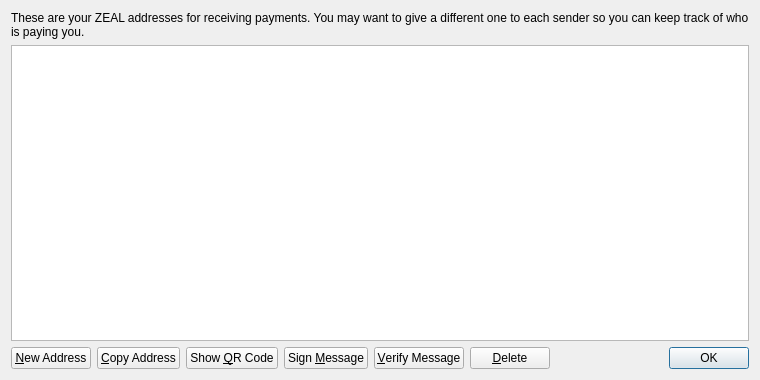
<?xml version="1.0" encoding="UTF-8"?>
<ui version="4.0">
 <class>AddressBookPage</class>
 <widget class="QWidget" name="AddressBookPage">
  <property name="geometry">
   <rect>
    <x>0</x>
    <y>0</y>
    <width>760</width>
    <height>380</height>
   </rect>
  </property>
  <property name="windowTitle">
   <string>Address Book</string>
  </property>
  <layout class="QVBoxLayout" name="verticalLayout">
   <item>
    <widget class="QLabel" name="labelExplanation">
     <property name="text">
      <string>These are your ZEAL addresses for receiving payments. You may want to give a different one to each sender so you can keep track of who is paying you.</string>
     </property>
     <property name="textFormat">
      <enum>Qt::PlainText</enum>
     </property>
     <property name="wordWrap">
      <bool>true</bool>
     </property>
    </widget>
   </item>
   <item>
    <widget class="QTableView" name="tableView">
     <property name="contextMenuPolicy">
      <enum>Qt::CustomContextMenu</enum>
     </property>
     <property name="toolTip">
      <string>Double-click to edit address or label</string>
     </property>
     <property name="tabKeyNavigation">
      <bool>false</bool>
     </property>
     <property name="alternatingRowColors">
      <bool>true</bool>
     </property>
     <property name="selectionMode">
      <enum>QAbstractItemView::SingleSelection</enum>
     </property>
     <property name="selectionBehavior">
      <enum>QAbstractItemView::SelectRows</enum>
     </property>
     <property name="sortingEnabled">
      <bool>true</bool>
     </property>
     <attribute name="verticalHeaderVisible">
      <bool>false</bool>
     </attribute>
    </widget>
   </item>
   <item>
    <layout class="QHBoxLayout" name="horizontalLayout">
     <item>
      <widget class="QPushButton" name="newAddressButton">
       <property name="toolTip">
        <string>Create a new address</string>
       </property>
       <property name="text">
        <string>&amp;New Address</string>
       </property>
       <property name="icon">
        <iconset resource="../bitcoin.qrc">
         <normaloff>:/icons/add</normaloff>:/icons/add</iconset>
       </property>
      </widget>
     </item>
     <item>
      <widget class="QPushButton" name="copyToClipboard">
       <property name="toolTip">
        <string>Copy the currently selected address to the system clipboard</string>
       </property>
       <property name="text">
        <string>&amp;Copy Address</string>
       </property>
       <property name="icon">
        <iconset resource="../bitcoin.qrc">
         <normaloff>:/icons/editcopy</normaloff>:/icons/editcopy</iconset>
       </property>
      </widget>
     </item>
     <item>
      <widget class="QPushButton" name="showQRCode">
       <property name="text">
        <string>Show &amp;QR Code</string>
       </property>
       <property name="icon">
        <iconset resource="../bitcoin.qrc">
         <normaloff>:/icons/qrcode</normaloff>:/icons/qrcode</iconset>
       </property>
      </widget>
     </item>
     <item>
      <widget class="QPushButton" name="signMessage">
       <property name="toolTip">
        <string>Sign a message to prove you own a ZEAL address</string>
       </property>
       <property name="text">
        <string>Sign &amp;Message</string>
       </property>
       <property name="icon">
        <iconset resource="../bitcoin.qrc">
         <normaloff>:/icons/edit</normaloff>:/icons/edit</iconset>
       </property>
      </widget>
     </item>
     <item>
      <widget class="QPushButton" name="verifyMessage">
       <property name="toolTip">
        <string>Verify a message to ensure it was signed with a specified ZEAL address</string>
       </property>
       <property name="text">
        <string>&amp;Verify Message</string>
       </property>
       <property name="icon">
        <iconset resource="../bitcoin.qrc">
         <normaloff>:/icons/transaction_0</normaloff>:/icons/transaction_0</iconset>
       </property>
      </widget>
     </item>
     <item>
      <widget class="QPushButton" name="deleteButton">
       <property name="toolTip">
        <string>Delete the currently selected address from the list</string>
       </property>
       <property name="text">
        <string>&amp;Delete</string>
       </property>
       <property name="icon">
        <iconset resource="../bitcoin.qrc">
         <normaloff>:/icons/remove</normaloff>:/icons/remove</iconset>
       </property>
      </widget>
     </item>
     <item>
      <spacer name="horizontalSpacer">
       <property name="orientation">
        <enum>Qt::Horizontal</enum>
       </property>
       <property name="sizeHint" stdset="0">
        <size>
         <width>40</width>
         <height>20</height>
        </size>
       </property>
      </spacer>
     </item>
     <item>
      <widget class="QDialogButtonBox" name="buttonBox">
       <property name="sizePolicy">
        <sizepolicy hsizetype="Maximum" vsizetype="Fixed">
         <horstretch>0</horstretch>
         <verstretch>0</verstretch>
        </sizepolicy>
       </property>
       <property name="standardButtons">
        <set>QDialogButtonBox::Ok</set>
       </property>
      </widget>
     </item>
    </layout>
   </item>
  </layout>
 </widget>
 <resources>
  <include location="../bitcoin.qrc"/>
 </resources>
 <connections/>
</ui>
